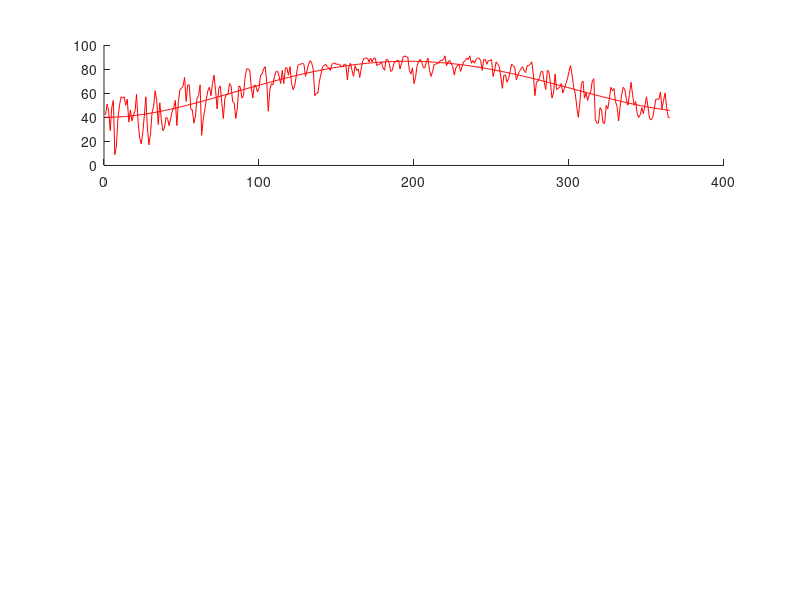

Write MATLAB code to recreate this figure. (Note: this script raises an error after producing the figure.)
% ENGR1120 Tennessee Tech
% Noah Huber-Feely 6/21/2016
% HW 2 - 

%% Initialize workspace
clear variables
clc
close all

%% Declar variables
dates = {};
high = [];
low = [];
rain = [];
snow = [];
months = [];

% For use in naming file
year = '  ';

%% Begin file reading
fileId = fopen('weather2014.txt', 'r');
if ~(fileId < 0)
    stillThere  = 1;
    index = 1;
    monthIndex = 1;
    %% Extract data
    while (~feof(fileId))
        %dates{index} = fscanf(fileId, '%s', 1);
        date = fscanf(fileId, '%s', 1);
        if(length(date) ~= 0)
            year = date(8:9);
            dateNames((index-1)*8+1:((index-1)*8+1)+8) = date;
            % Detect what month date is associated with
            switch date(4:6)
                case 'Jan'
                    months(index) = 1;
                case 'Feb'
                    months(index) = 2;
                case 'Mar'
                    months(index) = 3;
                case 'Apr'
                    months(index) = 4;
                case 'May'
                    months(index) = 5;
                case 'Jun'
                    months(index) = 6;
                case 'Jul'
                    months(index) = 7;
                case 'Aug'
                    months(index) = 8;
                case 'Sep'
                    months(index) = 9;
                case 'Oct'
                    months(index) = 10;
                case 'Nov'
                    months(index) = 11;
                case 'Dec'
                    months(index) = 12;
                otherwise
                    fprintf('Reading dates failed!\n');
            end
            % Read in temp and weather data
            high(index) = fscanf(fileId, '%f', 1);
            low(index) = fscanf(fileId, '%f', 1);
            rain(index) = fscanf(fileId, '%f', 1);
            snow(index) = fscanf(fileId, '%f' , 1);
            index = index + 1;
        end
    end
   
    %% Graph the temps
    figure(1);
    subplot(3, 1, 1);
    hold on;
    %% Determine high stuff
    sizeOfHigh = size(high);
    plot(1:sizeOfHigh(2), high, 'r');
    p = polyfit(1:sizeOfHigh(2), high, 4);
    highFit = polyval(p, 1:sizeOfHigh(2));
    plot(1:sizeOfHigh(2), highFit, 'r');
    
    % Use my own line of best fit function
    highFit = lineFit(1:sizeOfHigh(2), high);
    toTest = polyfit(1:sizeOfHigh(2), high, 1);
    fprintf('Custom line fit function returned a slope of %f and a y-intercept of %f for the highs.\n', highFit(1), highFit(2));
    fprintf('The built in fit function returned a slope of %f and a y-intercept of %f for the highs.\n', toTest(1), toTest(2));
    %% Determine low stuff
    sizeOfLow = size(low);
    plot(1:sizeOfLow(2), low, 'b');
    p = polyfit(1:sizeOfLow(2), low, 4);
    lowFit = polyval(p, 1:sizeOfLow(2));
    plot(1:sizeOfLow(2), lowFit, 'b');
    xlabel('Day');
    ylabel('Temperature');
    title('Highs/Lows');
    
    % Use my own line of best fit function
    lowFit = lineFit(1:sizeOfLow(2), low);
    toTest = polyfit(1:sizeOfHigh(2), low, 1);
    fprintf('Custom line fit function returned a slope of %f and a y-intercept of %f for the lows.\n', lowFit(1), lowFit(2));
    fprintf('The built in fit function returned a slope of %f and a y-intercept of %f for the lows.\n', toTest(1), toTest(2));
    %% Graph the rain and snow
    totalRain = [0, 0, 0, 0, 0, 0, 0, 0, 0, 0, 0, 0];
    totalSnow = [0, 0, 0, 0, 0, 0, 0, 0, 0, 0, 0, 0];
    sizeOfRain = size(rain);
    for i = 1:sizeOfRain(2)
        indexOf = months(i);
        totalRain(indexOf) = totalRain(indexOf) + rain(i);
        totalSnow(indexOf) = totalSnow(indexOf) + snow(i);
    end
    subplot(3, 1, 2);
    bar(1:12, totalRain);
    ylabel('Inches');
    xlabel('Month');
    title('Rainfall');
    subplot(3, 1, 3);
    bar(1:12, totalSnow);
    ylabel('Inches');
    xlabel('Month');
    title('Snowfall');
    
    %% Produce summary file
    filename = sprintf('summary_20%s.txt', year);
    toWrite = fopen(filename, 'w');
    fprintf(toWrite, 'Weather Stats for 2014\n');
    fprintf(toWrite, 'Total rain: %.3f\n', sum(totalRain));
    fprintf(toWrite, 'Total snow: %.3f\n', sum(totalSnow));
    
    % Create a list of all month names for printing
    monthNames = ['JanFebMarAprMayJunJulAugSepOctNovDec'];
    
    % Calculate average temperature
    avgHigh = [0, 0, 0, 0, 0, 0, 0, 0, 0, 0, 0, 0];
    avgLow = [0, 0, 0, 0, 0, 0, 0, 0, 0, 0, 0, 0];
    previousMonth = 1;
    ticker = 0;
    sizeOfTemp = size(high);
    for i = 1:sizeOfTemp(2)
        indexOf = months(i);
        if previousMonth ~= indexOf
            avgHigh(indexOf-1) = avgHigh(indexOf-1)/ticker;
            avgLow(indexOf-1) = avgLow(indexOf-1)/ticker;
            ticker = 0;
        end
        avgHigh(indexOf) = avgHigh(indexOf) + high(i);
        avgLow(indexOf) = avgLow(indexOf) + low(i);
        ticker = ticker+1;
        previousMonth = indexOf;
    end
    avgHigh(12) = avgHigh(12)/ticker;
    avgLow(12) = avgLow(12)/ticker;
    
    
    % Calculate hottest month
    index = 1;
    highest = -200;
    highestIndex = 0;
    for i = avgHigh
        if i > highest
            highest = i;
            highestIndex = index;
        end
        index = index + 1;
    end
    indexToPrint = (highestIndex-1)*3+1;
    fprintf(toWrite, 'The hottest temperature fell in %s with %.3f degrees.\n', monthNames(indexToPrint:indexToPrint+2), highest);
    
    % Calculate coldest month
    index = 1;
    lowest = 200;
    highestIndex = 0;
    for i = avgLow
        if i < highest
            highest = i;
            highestIndex = index;
        end
        index = index + 1;
    end
    indexToPrint = (highestIndex-1)*3+1;
    fprintf(toWrite, 'The lowest temperature fell in %s with %.3f degrees.\n', monthNames(indexToPrint:indexToPrint+2), highest);
    
    % Calculate hottest day
    index = 1;
    highest = -200;
    highestName = '';
    for i = high
        if highest == i
            dateNameIndex = 8*(index-1)+1;
            highestName = [highestName, dateNames(dateNameIndex:dateNameIndex+8)];
        end
        if highest < i
            highest = i;
            dateNameIndex = 8*(index-1)+1;
            highestName = dateNames(dateNameIndex:dateNameIndex+8);
        end
        index = index + 1;
    end
    fprintf(toWrite, 'The hottest day(s) was ');
    for i = 1:length(highestName)/9
        fprintf(toWrite, '%s, ', highestName((i-1)*9+1:(i-1)*9+6));
    end
    fprintf(toWrite, 'with a temperature of %.1f.\n', highest);
    
    % Calculate coolest day
    index = 1;
    lowest = 100;
    lowestName = '';
    for i = low
        if lowest == i
            dateNameIndex = 8*(index-1)+1;
            lowestName = [lowestName, dateNames(dateNameIndex:dateNameIndex+8)];
        end
        if lowest > i
            lowest = i;
            dateNameIndex = 8*(index-1)+1;
            lowestName = dateNames(dateNameIndex:dateNameIndex+8);
        end
        index = index + 1;
    end
    fprintf(toWrite, 'The coolest day(s) was ');
    for i = 1:length(lowestName)/9
        fprintf(toWrite, '%s, ', lowestName((i-1)*9+1:(i-1)*9+6));
    end
    fprintf(toWrite, 'with a temperature of %.1f.\n', lowest);
    
    % Calculate most rainfall
    index = 1;
    highest = -1;
    highestIndex = 0;
    for i = totalRain
        if i > highest
            highest = i;
            highestIndex = index;
        end
        index = index + 1;
    end
    indexToPrint = (highestIndex-1)*3+1;
    fprintf(toWrite, 'The largest rainfall fell in %s with a total of %.3f in. of rain.\n', monthNames(indexToPrint:indexToPrint+2), highest);
    
    % Calculate most snowfall
    index = 1;
    highest = -1;
    highestIndex = 0;
    for i = totalSnow
        if i > highest
            highest = i;
            highestIndex = index;
        end
        index = index + 1;
    end
    indexToPrint = (highestIndex-1)*3+1;
    fprintf(toWrite, 'The largest snowfall fell in %s with a total of %.3f in. of snow.', monthNames(indexToPrint:indexToPrint+2), highest);
    
    %% Finish up everything
    fclose(toWrite);
    fclose(fileId);
else
    fprintf('The file failed to open.')
end